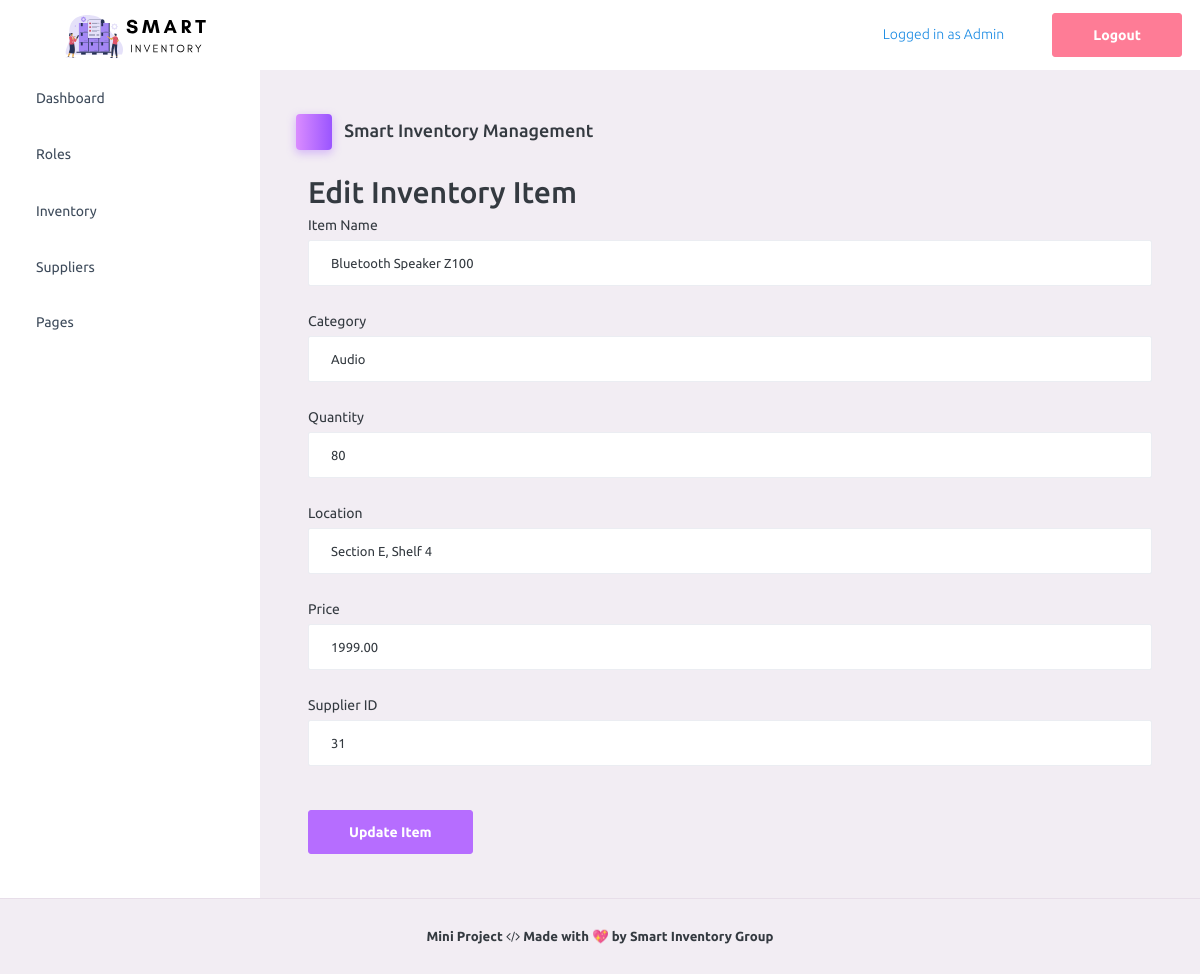
The app's page /edit_item.php?id=32 (signed in) with its own data.
### tables this page shows
CREATE TABLE `inventoryitem` (
  `ItemID` int(11) NOT NULL,
  `ItemName` varchar(255) NOT NULL,
  `Category` varchar(100) NOT NULL,
  `Quantity` int(11) NOT NULL,
  `Location` varchar(255) DEFAULT NULL,
  `Price` decimal(10,2) DEFAULT NULL,
  `SupplierID` int(11) DEFAULT NULL,
  `CreatedAt` timestamp NOT NULL DEFAULT current_timestamp(),
  `UpdatedAt` timestamp NOT NULL DEFAULT current_timestamp() ON UPDATE current_timestamp()
);

### edit_item.php (the view, shortened to what this page needs)
<!DOCTYPE html>
<html lang="en">
<head>
  <?php include 'head.php'; ?>
</head>
<body>
<?php
$id = $_GET['id'];
$query = "SELECT * FROM InventoryItem WHERE ItemID = $id";
$result = mysqli_query($con, $query);
$item = mysqli_fetch_assoc($result);
?>
<div class="container-scroller">
  <?php include 'navBar.php'; ?>
  <div class="container-fluid page-body-wrapper">
    <?php include 'sidebar.php'; ?>
    <div class="main-panel">
      <div class="content-wrapper">
        <div class="page-header">
          <h3 class="page-title">
            <span class="page-title-icon bg-gradient-primary text-white me-2">
              <i class="mdi mdi-view-list menu-icon"></i>
            </span>
            Smart Inventory Management
          </h3>
        </div>
        <div class="container">
          <h2 class="mt-4">Edit Inventory Item</h2>
          <form action="edit_item.php?id=<?php echo $item['ItemID']; ?>" method="POST">
            <div class="form-group">
              <label for="itemName">Item Name</label>
              <input type="text" name="itemName" id="itemName" class="form-control" value="<?php echo $item['ItemName']; ?>" required>
            </div>
            <div class="form-group">
              <label for="category">Category</label>
              <input type="text" name="category" id="category" class="form-control" value="<?php echo $item['Category']; ?>" required>
            </div>
            <div class="form-group">
              <label for="quantity">Quantity</label>
              <input type="number" name="quantity" id="quantity" class="form-control" value="<?php echo $item['Quantity']; ?>" required>
            </div>
            <div class="form-group">
              <label for="location">Location</label>
              <input type="text" name="location" id="location" class="form-control" value="<?php echo $item['Location']; ?>" required>
            </div>
            <div class="form-group">
              <label for="price">Price</label>
              <input type="number" step="0.01" name="price" id="price" class="form-control" value="<?php echo $item['Price']; ?>" required>
            </div>
            <div class="form-group">
              <label for="supplierID">Supplier ID</label>
              <input type="number" name="supplierID" id="supplierID" class="form-control" value="<?php echo $item['SupplierID']; ?>">
            </div>
            <button type="submit" class="btn btn-primary mt-3">Update Item</button>
          </form>
        </div>
      </div>
    </div>
  </div>
</div>
<?php include 'footer.php'; ?>
</body>
</html>

### records on screen
inventoryitem: itemName "Bluetooth Speaker Z100", category "Audio", quantity "80", location "Section E, Shelf 4", price "1999.00", supplierID "31"

### other values on screen
$_SESSION['role'] "Admin"
